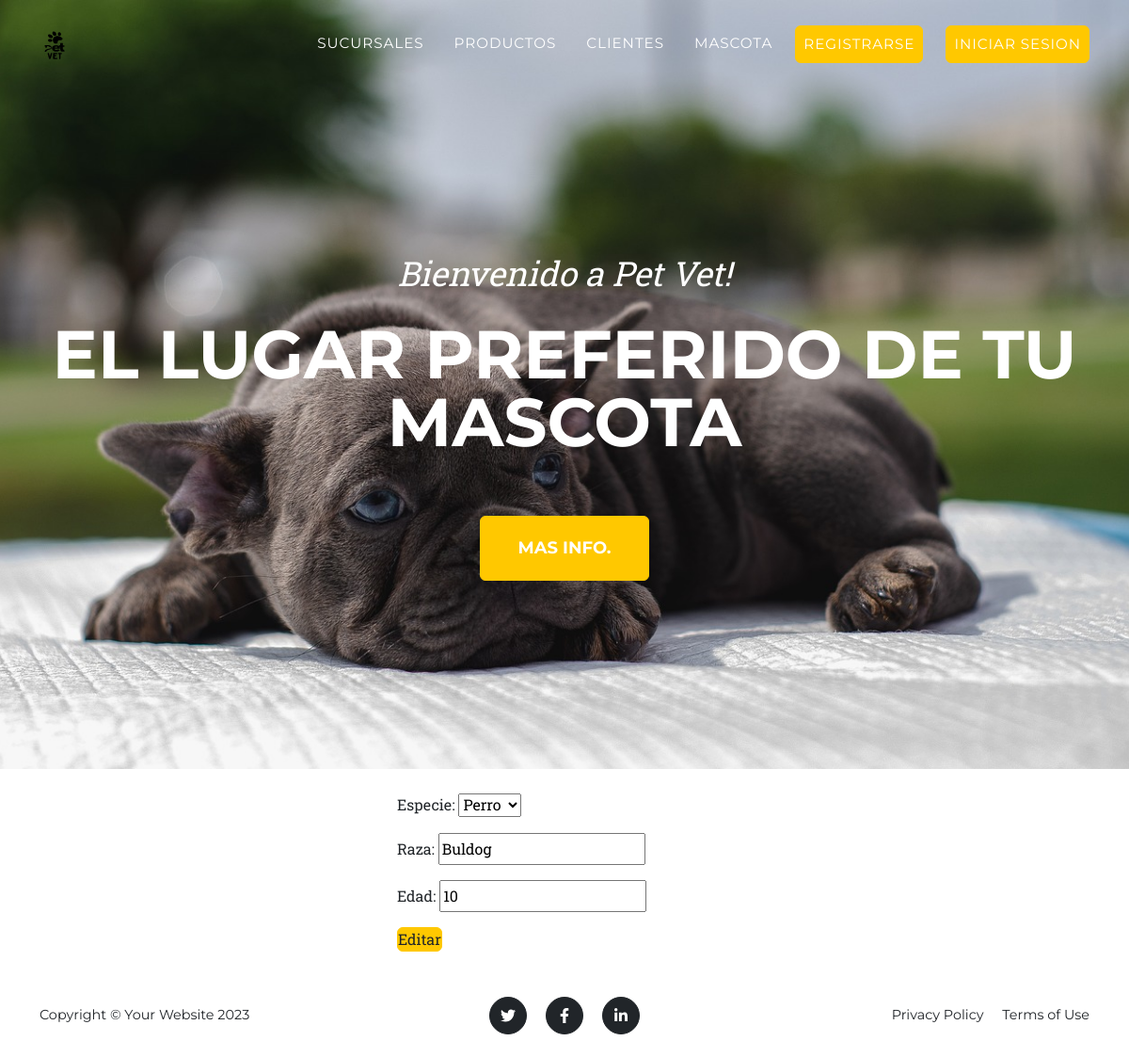
/editar-mascota/1, run on the app's committed database.
### app_vete/models.py (models this page shows, shortened)
class Mascota(models.Model):
    especie = models.CharField(max_length=50, choices=[
        ('perro', 'Perro'),
        ('gato', 'Gato'),
        ('pez', 'Pez'),
        ('ave', 'Ave'),
        ('reptil', 'Reptil'),
    ])
    raza = models.CharField(max_length=100)
    edad = models.PositiveIntegerField()

### app_vete/views.py (the view)
# urls.py: path('editar-mascota/<int:id>', views.editar_mascota, name = "editar-mascota"),
def editar_mascota(request, id):
    mascota = Mascota.objects.get(id=id)
    if request.method == "POST":
        mascota_form = MascotasFormulario(request.POST)
        if mascota_form.is_valid():
            info_limpia = mascota_form.cleaned_data
            mascota.especie = info_limpia["especie"]
            mascota.raza = info_limpia["raza"]
            mascota.edad = info_limpia["edad"]
            mascota.save()
        return redirect("mascota")
    else:
        mascota = Mascota.objects.get(id=id)
        mascota_form = MascotasFormulario(initial={"especie": mascota.especie, "raza": mascota.raza , "edad": mascota.edad})
    return render(request, "app_vete/forms/editar-mascota.html", {"mascota_form": mascota_form})

### app_vete/forms.py
class MascotasFormulario(forms.Form):
    especie = forms.ChoiceField(choices=[
        ('perro', 'Perro'),
        ('gato', 'Gato'),
        ('pez', 'Pez'),
        ('ave', 'Ave'),
        ('reptil', 'Reptil'),
    ], label="Especie")
    raza = forms.CharField(max_length=100, label="Raza")
    edad = forms.IntegerField(label="Edad")

### app_vete/templates/app_vete/forms/editar-mascota.html (shortened to what this page needs)
{% extends "app_vete/base.html" %}
{% load static %}
{% block content %}
<div class="container my-4">
    <div class="row justify-content-center">
        <div class="col-4">
            <form method="post">
                {{ mascota_form.as_p }}
                <button class="nav-link btn btn-primary" type="submit">Editar</button>
            </form>
        </div>
    </div>
</div>
{% endblock %}

### data on the page
Mascota: especie "Perro", raza "Buldog", edad "10"
